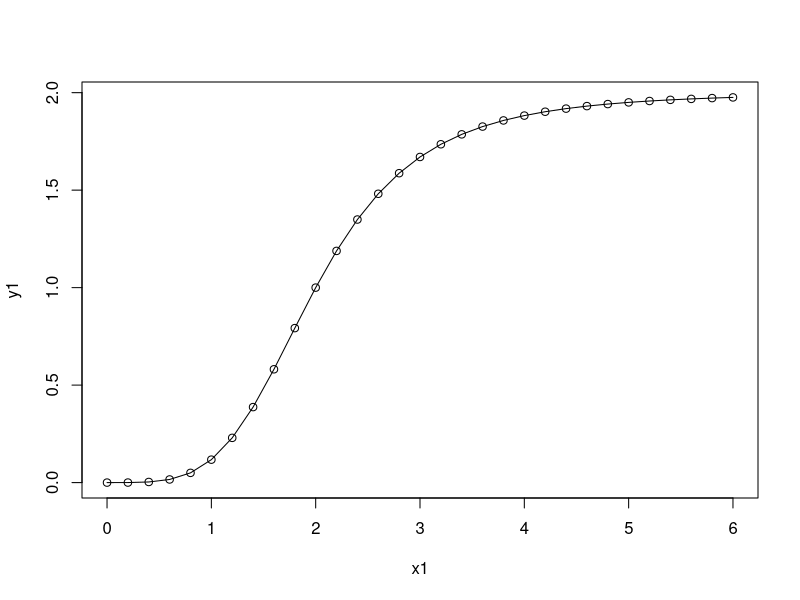
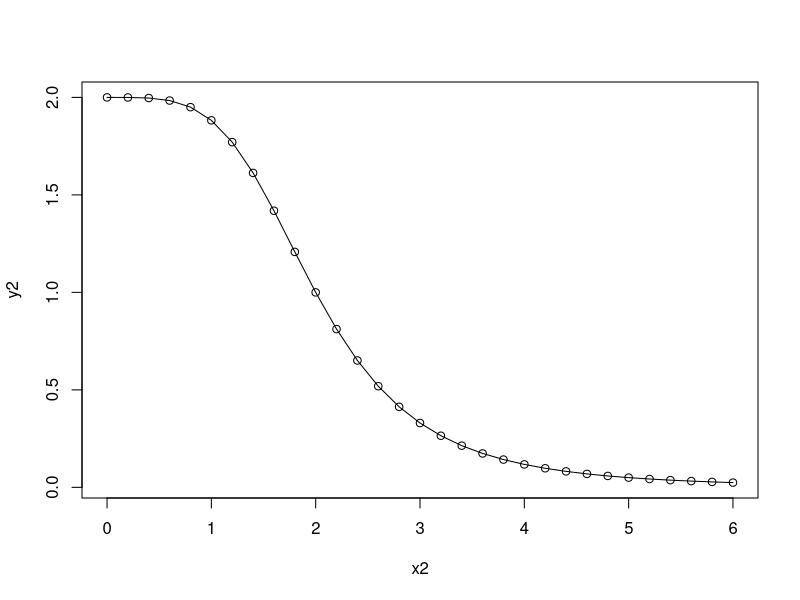
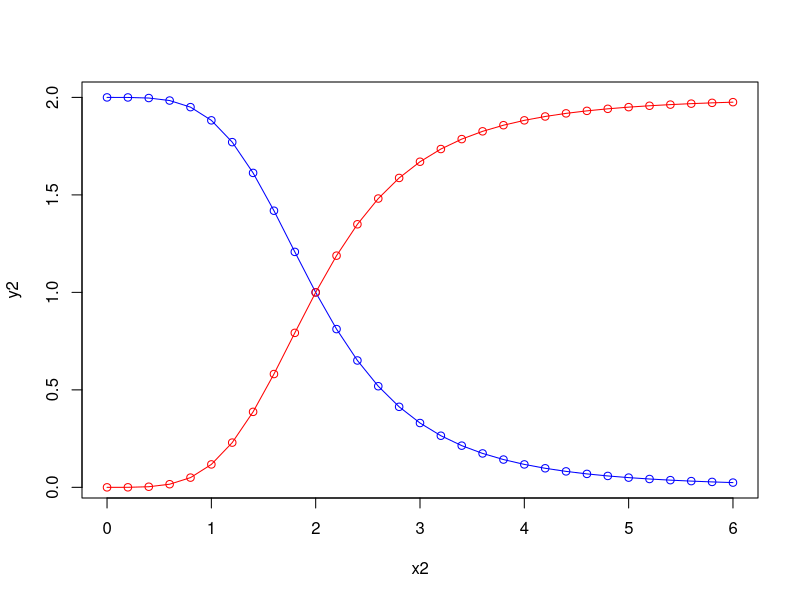

R code for these plots, in order:
## ---- chunk 1
knitr::opts_chunk$set(echo = TRUE)
## ---- chunk 2
knitr::opts_chunk$set(echo = TRUE)
## ---- chunk 3

hillfunc_act <- function(beta, k, x, n){
                                y= beta*x^n/(k^n+x^n)
                                return(y)
}
## ---- chunk 4
x1 <- seq(0,6, by=0.2)
y1 <- hillfunc_act(beta=2,k=2,x=x1,n=4)
plot(x1,y1,type = 'o')
## ---- chunk 5

hillfunc_repr <- function(beta, k, x, n){
                                y= beta*k^n/(k^n+x^n)
                                return(y)
}
## ---- chunk 6
x2 <- seq(0,6, by=0.2)
y2 <- hillfunc_repr(beta=2,k=2,x=x2,n=4)
plot(x2,y2,type = 'o')
## ---- chunk 7
plot(x2,y2,type = 'o',col="blue")
lines(x1,y1,type = 'o',col="red")
